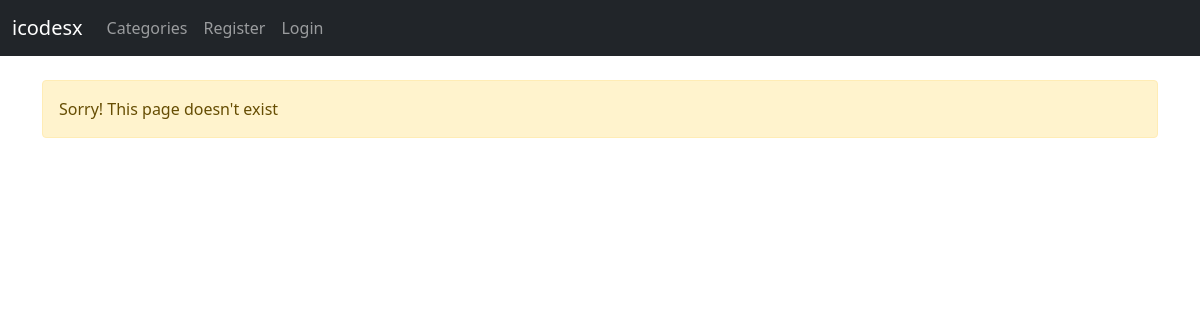
Before: /category/blog-experience with the older database file.
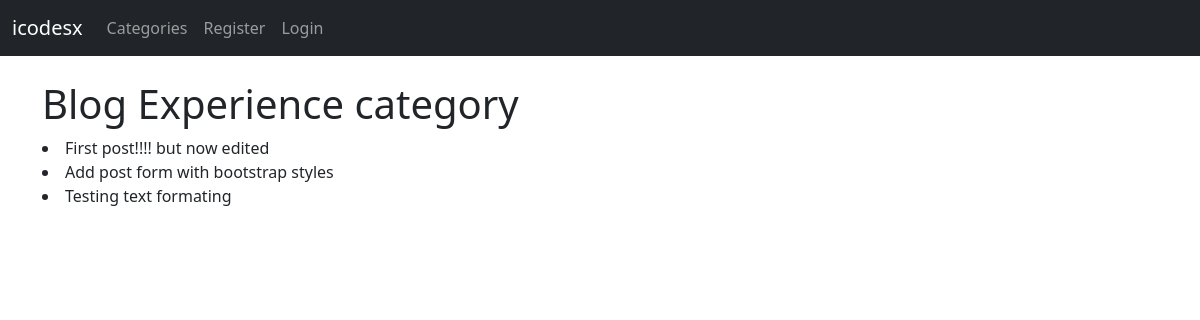
After: the same page with the newer database file.
### blogapp/models.py (models this page shows, shortened)
class Post(models.Model):
    title = models.CharField(max_length=255)
    title_tag = models.CharField(max_length=255)
    author = models.ForeignKey(User, on_delete=models.CASCADE)
    body = models.TextField()
    post_date = models.DateField(auto_now_add=True)
    category = models.CharField(max_length=255, default='Blog experience')
    likes = models.ManyToManyField(User, related_name='blog_posts')

### blogapp/views.py (the view)
def CategoryView(request, cats):
    category_posts = Post.objects.filter(category=cats.replace('-', ' '))
    return render(request, 'categories.html', {'cats': cats.title().replace('-', ' '), 'category_posts': category_posts})

### blogapp/templates/categories.html
{% extends 'base.html' %}
{% block content %}
    {% if category_posts %}
        <h1>{{ cats }} category</h1>
            {% for post in category_posts %}
                <li>
                    {{ post.title }}
                </li>
            {% endfor %}
    {% else %}
        <div class="alert alert-warning" role="alert">
            Sorry! This page doesn't exist
        </div>
    {% endif %}
{% endblock %}

Changed rows visible on the page:
now on this page (row edited): Post: title "First post!!!! but now edited"
now on this page (row edited): Post: title "Add post form with bootstrap styles"
now on this page (row edited): Post: title "Testing text formating"
Other visible differences:
{{ cats }}: (not shown) → "Blog Experience"
text no longer shown: "Sorry! This page doesn't exist"
text now shown: "category"
